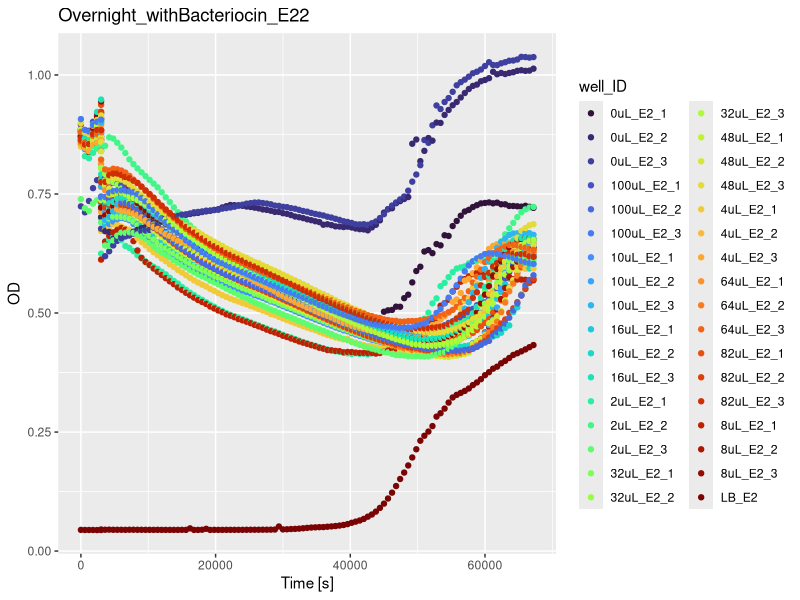
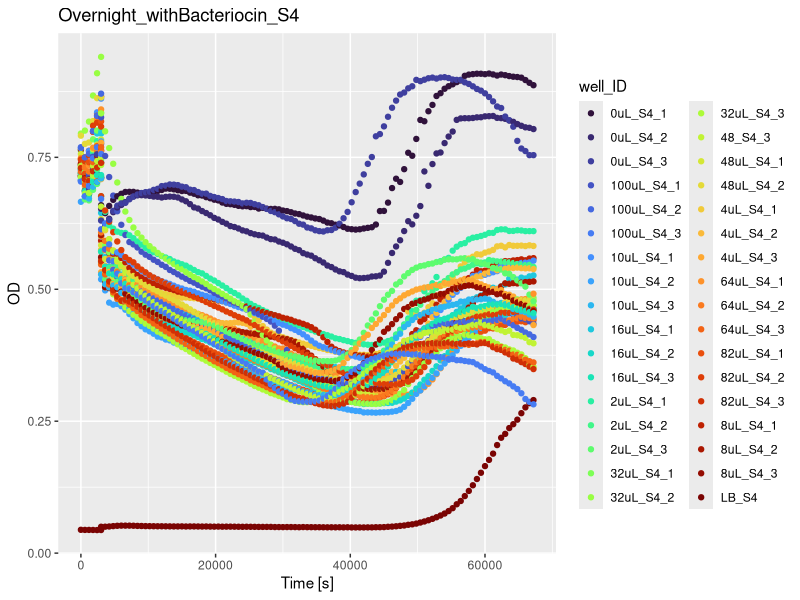

Source code (R) for these figures, in order:
## ---- chunk 1
#make sure you set the folder where your file is saved as the current working directory
#check whether the excel file names are the same and don't change the dataframe name
library(readxl)
library(tidyverse)
hr_growth <- read_excel("1hr_growth_10.9.26_cleaned.xlsx")

Overnight_withBacteriocin_E2_S4 <- read_excel("10.9_Overnight_withBacteriocin_E2+S4_cleaned.xlsx")
## ---- chunk 2
Overnight_withBacteriocin_E2_S4$"Cycle Nr." <- as.numeric(Overnight_withBacteriocin_E2_S4$"Cycle Nr.")

hr_growth$"Cycle Nr." <- as.numeric(hr_growth$"Cycle Nr.")
## ---- chunk 3
Overnight_withBacteriocin_E2_S4$"Cycle Nr." <- Overnight_withBacteriocin_E2_S4$"Cycle Nr." + 6
## ---- chunk 4
Overnight_withBacteriocin_E2_S4$"Time [s]" <- Overnight_withBacteriocin_E2_S4$"Time [s]" + 3000.072

## ---- chunk 5
combined_df <- bind_rows(hr_growth, Overnight_withBacteriocin_E2_S4)
## ---- chunk 6
#preserve both cycle nr. and time
pivoted_OD <- pivot_longer(combined_df, cols = -c(1,2), names_to = "well_ID", values_to = "OD")
## ---- chunk 7
df_clean <- na.omit(pivoted_OD)

#df_clean <- df_clean[-c(1, 2), ]

df_clean <- df_clean |> 
  filter(well_ID != "Temp. [°C]")
## ---- chunk 8
#remove useless dataframes if u want
rm(combined_df)
rm(pivoted_OD)
rm(Overnight_withBacteriocin_E2_S4)
rm(hr_growth)
## ---- chunk 9
df_clean<- df_clean |>
   mutate(key = case_when(
      str_detect(well_ID, "E2") ~ "E2",
    str_detect(well_ID,"S4") ~ "S4",
    TRUE ~ "LB"  # default for unmatched values
  ))
## ---- chunk 10
#E2 plot
E2_curve<- df_clean |>
  filter(key == "E2") |>
ggplot( 
       aes(x = `Time [s]`, y = OD, color = `well_ID`)) +
  geom_point() +
   scale_color_viridis_d(option = "turbo") +
   labs(title = "Overnight_withBacteriocin_E22")

ggsave("E2_96well_261009.png", plot = E2_curve)

## ---- chunk 11
#S4 plot
S4_curve<- df_clean |>
  filter(key == "S4") |>
ggplot( 
       aes(x = `Time [s]`, y = OD, color = `well_ID`)) +
  geom_point() +
   scale_color_viridis_d(option = "turbo") +
  labs(title = "Overnight_withBacteriocin_S4")

ggsave("S4_96well_261009.png", plot = S4_curve)
